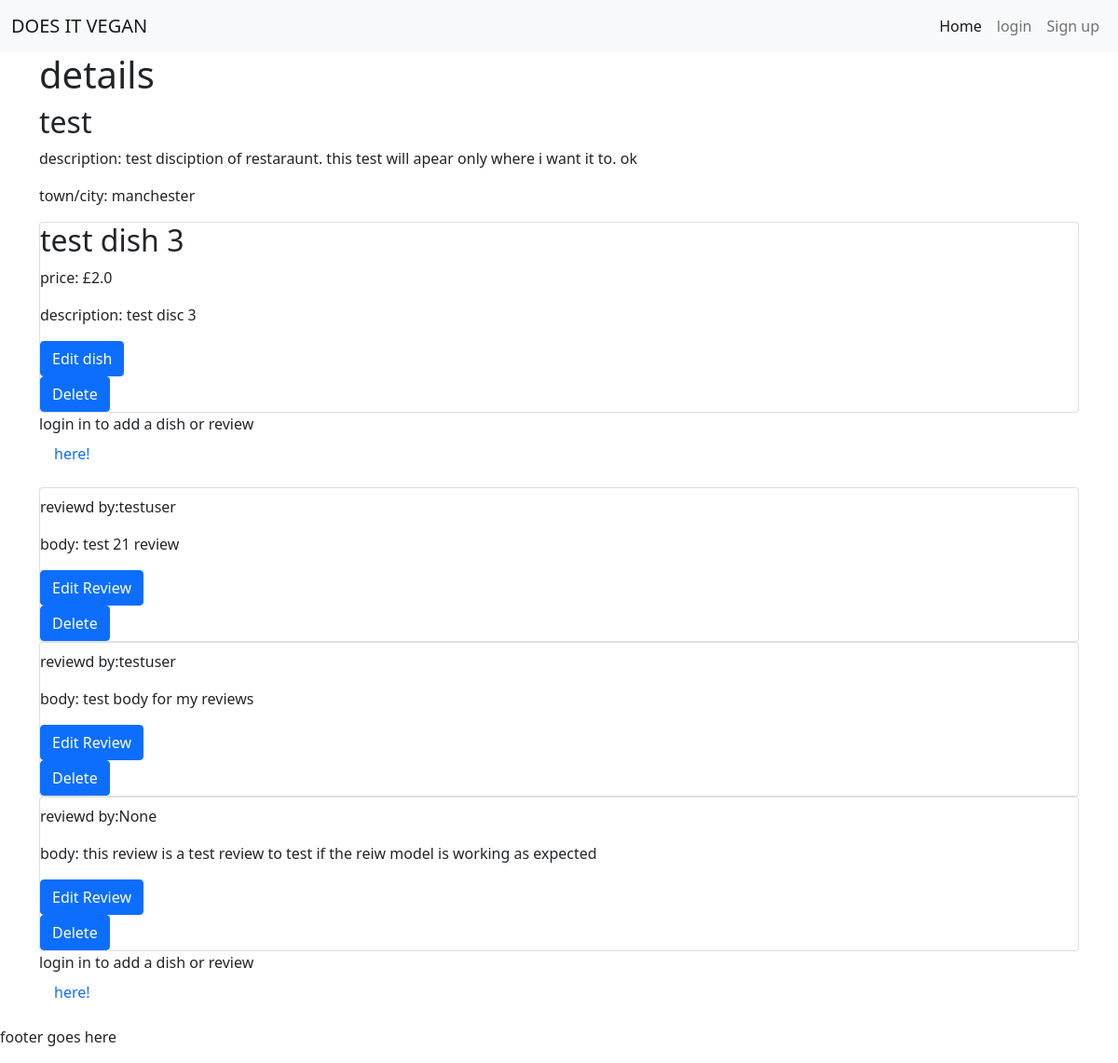
Screenshot of /restaurant_detail/1 with the database file from the repository.
### web_app/models.py (models this page shows, shortened)
class Restaurant(models.Model):
    name = models.CharField(max_length=100, unique=True)
    slug = models.SlugField(max_length=200, unique=True)
    added_by = models.ForeignKey(
        User, on_delete=models.CASCADE, related_name="restaurant_added")
    updated_on = models.DateField(auto_now=True)
    description = models.TextField()
    status = models.IntegerField(choices=STATUS, default=0)
    likes = models.ManyToManyField(
        User, related_name='restaurant_likes', blank=True)
    image = CloudinaryField('image', default='placeholder')
    adress = models.TextField(null=True)
    townCity = models.CharField(max_length=100, unique=False, null=True)
    class Meta:
        ordering = ['-updated_on']

class Dish(models.Model):
    class DishType(models.TextChoices):
        MAIN = 'Main'
        SIDE = 'Side'
        STARTER = 'Starter'
        DESSERT = 'Dessert'
        OTHER = 'Other'
    name = models.CharField(max_length=100, unique=True)
    image = CloudinaryField('image', default='placeholder_dish')
    price = models.FloatField()
    description = models.TextField()
    created_on = models.DateTimeField(auto_now_add=True)
    restaurant = models.ForeignKey(
        Restaurant, on_delete=models.CASCADE,
        related_name='dish', null=True
        )
    type = models.CharField(
        max_length=100, unique=False,
        choices=DishType.choices,
        default=DishType.MAIN,
        )

class Review(models.Model):
    title = models.CharField(max_length=200, unique=True)
    restaurant = models.ForeignKey(
        Restaurant, on_delete=models.CASCADE, related_name='reviews')
    created_on = models.DateTimeField(auto_now_add=True)
    body = models.TextField()
    approved = models.BooleanField(default=False)
    posted_by = models.ForeignKey(
        User, on_delete=models.CASCADE, related_name="review_added",
        null=True)
    class Meta:
        ordering = ['-created_on']

### web_app/views.py (the view)
class RestaurantDetailView(DetailView):
    model = Restaurant
    template_name = 'restaurant_detail.html'
    def get_context_data(self, **kwargs):
        context = super().get_context_data(**kwargs)
        context['dish'] = Dish.objects.all()
        context['review'] = Review.objects.all()
        return context

### templates/restaurant_detail.html (shortened to what this page needs)
{% extends "base.html" %}
{% block content %}
<div class="container">
    <div class="row">
        <h1>details</h1>
        <h2>{{restaurant.name|striptags}}</h2>
        <p>description: {{restaurant.description|striptags}}</p>
        <p>town/city: {{restaurant.townCity|striptags}}</p>
        {% for dish in dish %}
            {% if dish.restaurant.id == restaurant.id%}
                <div class="col">
                    <div class="card">
                        <h2>{{dish.name|striptags}}</h2>
                        <p>price: £{{dish.price|striptags}}</p>
                        <p>description: {{dish.description|striptags}}</p>
                        <a href="{% url 'edit_dish' dish.pk %}"><button type="button" class="btn btn-primary">Edit dish</button></a>
                        <a href="{% url 'dish_confirm_delete' dish.pk %}"><button type="button" class="btn btn-primary">Delete</button></a>
                    </div>
            {% endif %}
        {% endfor %}
        {% if user.is_authenticated %}
        <a href="{% url 'add_dish' restaurant.pk %}"><button type="button" class="btn btn-primary">Add dish</button></a>
        {% else %}
        <p>login in to add a dish or review <a class="nav-link" href="{% url 'login' %}">here!</a></p>
        {%endif%}
        {% for review in review %}
        {% if review.restaurant.id == restaurant.id%}
            <div class="col">
                <div class="card">
                    <p>reviewd by:{{review.posted_by|striptags}}</p>
                    <p>body: {{review.body|striptags}}</p>
                    <a href="{% url 'edit_review' review.pk %}"><button type="button" class="btn btn-primary">Edit Review</button></a>
                    <a href="{% url 'review_confirm_delete' review.pk %}"><button type="button" class="btn btn-primary">Delete</button></a>
                </div>
        {% endif %}
    {% endfor %}
    {% if user.is_authenticated %}
    <a href="{% url 'add_review' restaurant.pk %}"><button type="button" class="btn btn-primary">add review</button></a>
    {% else %}
    <p>login in to add a dish or review <a class="nav-link" href="{% url 'login' %}">here!</a></p>
    {%endif%}
        </div>
    </div>
{% endblock %}

### rows the page displays
Restaurant: name "test", description "test disciption of restaraunt. this test will apear only where i want it to. ok", townCity "manchester"
Dish: name "test dish 3", price "2.0", description "test disc 3"
Review: posted_by "testuser", body "test 21 review"
Review: posted_by "testuser", body "test body for my reviews"
Review: posted_by "None", body "this review is a test review to test if the reiw model is working as expected"
